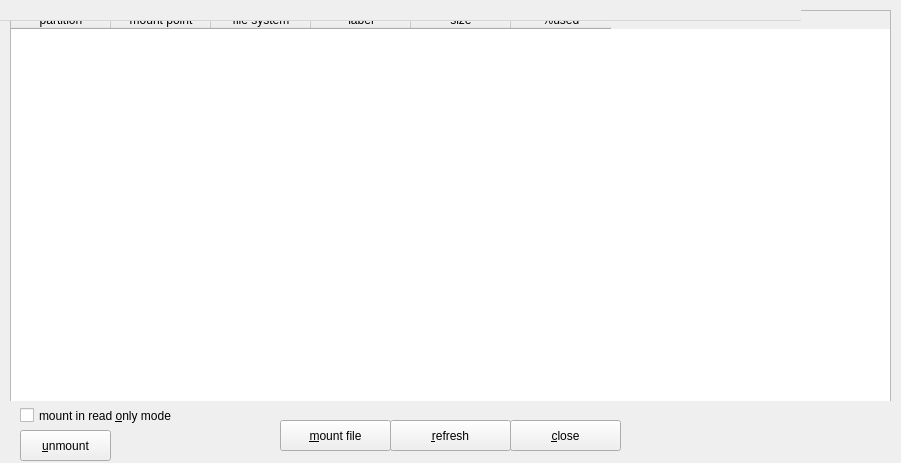
<?xml version="1.0" encoding="UTF-8"?>
<ui version="4.0">
 <class>MainWindow</class>
 <widget class="QWidget" name="MainWindow">
  <property name="windowModality">
   <enum>Qt::WindowModal</enum>
  </property>
  <property name="geometry">
   <rect>
    <x>0</x>
    <y>0</y>
    <width>901</width>
    <height>463</height>
   </rect>
  </property>
  <property name="windowTitle">
   <string>zuluMount</string>
  </property>
  <widget class="QWidget" name="centralWidget" native="true">
   <property name="geometry">
    <rect>
     <x>10</x>
     <y>0</y>
     <width>881</width>
     <height>401</height>
    </rect>
   </property>
   <widget class="QTableWidget" name="tableWidget">
    <property name="geometry">
     <rect>
      <x>0</x>
      <y>10</y>
      <width>881</width>
      <height>401</height>
     </rect>
    </property>
    <property name="editTriggers">
     <set>QAbstractItemView::NoEditTriggers</set>
    </property>
    <property name="selectionMode">
     <enum>QAbstractItemView::NoSelection</enum>
    </property>
    <property name="showGrid">
     <bool>false</bool>
    </property>
    <property name="gridStyle">
     <enum>Qt::NoPen</enum>
    </property>
    <column>
     <property name="text">
      <string>partition</string>
     </property>
     <property name="textAlignment">
      <set>AlignHCenter|AlignVCenter|AlignCenter</set>
     </property>
    </column>
    <column>
     <property name="text">
      <string>mount point</string>
     </property>
     <property name="textAlignment">
      <set>AlignHCenter|AlignVCenter|AlignCenter</set>
     </property>
    </column>
    <column>
     <property name="text">
      <string>file system</string>
     </property>
     <property name="textAlignment">
      <set>AlignHCenter|AlignVCenter|AlignCenter</set>
     </property>
    </column>
    <column>
     <property name="text">
      <string>label</string>
     </property>
     <property name="textAlignment">
      <set>AlignHCenter|AlignVCenter|AlignCenter</set>
     </property>
    </column>
    <column>
     <property name="text">
      <string>size</string>
     </property>
     <property name="textAlignment">
      <set>AlignHCenter|AlignVCenter|AlignCenter</set>
     </property>
    </column>
    <column>
     <property name="text">
      <string>%used</string>
     </property>
     <property name="textAlignment">
      <set>AlignHCenter|AlignVCenter|AlignCenter</set>
     </property>
    </column>
   </widget>
  </widget>
  <widget class="QMenuBar" name="menuBar">
   <property name="geometry">
    <rect>
     <x>0</x>
     <y>0</y>
     <width>801</width>
     <height>21</height>
    </rect>
   </property>
  </widget>
  <widget class="QToolBar" name="mainToolBar">
   <property name="geometry">
    <rect>
     <x>0</x>
     <y>0</y>
     <width>0</width>
     <height>6</height>
    </rect>
   </property>
  </widget>
  <widget class="QPushButton" name="pbunmount">
   <property name="geometry">
    <rect>
     <x>20</x>
     <y>430</y>
     <width>91</width>
     <height>31</height>
    </rect>
   </property>
   <property name="text">
    <string>&amp;unmount</string>
   </property>
  </widget>
  <widget class="QCheckBox" name="cbReadOnly">
   <property name="geometry">
    <rect>
     <x>20</x>
     <y>400</y>
     <width>171</width>
     <height>31</height>
    </rect>
   </property>
   <property name="text">
    <string>mount in read &amp;only mode</string>
   </property>
  </widget>
  <widget class="QPushButton" name="pbmount">
   <property name="geometry">
    <rect>
     <x>280</x>
     <y>420</y>
     <width>111</width>
     <height>31</height>
    </rect>
   </property>
   <property name="text">
    <string>&amp;mount file</string>
   </property>
   <property name="autoDefault">
    <bool>false</bool>
   </property>
   <property name="default">
    <bool>false</bool>
   </property>
  </widget>
  <widget class="QPushButton" name="pbupdate">
   <property name="geometry">
    <rect>
     <x>390</x>
     <y>420</y>
     <width>121</width>
     <height>31</height>
    </rect>
   </property>
   <property name="text">
    <string>&amp;refresh</string>
   </property>
  </widget>
  <widget class="QPushButton" name="pbclose">
   <property name="geometry">
    <rect>
     <x>510</x>
     <y>420</y>
     <width>111</width>
     <height>31</height>
    </rect>
   </property>
   <property name="text">
    <string>&amp;close</string>
   </property>
  </widget>
 </widget>
 <layoutdefault spacing="6" margin="11"/>
 <tabstops>
  <tabstop>tableWidget</tabstop>
  <tabstop>cbReadOnly</tabstop>
  <tabstop>pbmount</tabstop>
  <tabstop>pbunmount</tabstop>
  <tabstop>pbupdate</tabstop>
  <tabstop>pbclose</tabstop>
 </tabstops>
 <resources/>
 <connections/>
</ui>
